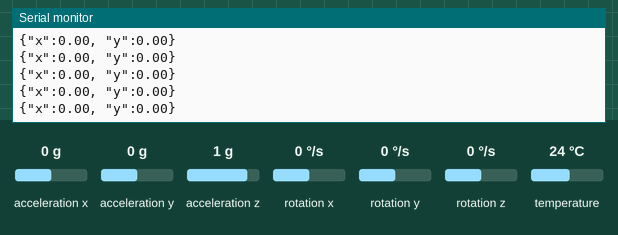
Simulated run of this sketch. Board: Arduino Uno, built with avr-gcc and run on an emulated ATmega328P. Shown: the last lines printed to the serial monitor. Inputs (shaded band) come from the test bench; at power-on: acceleration x 0 g, acceleration y 0 g, acceleration z 1 g, rotation x 0 °/s, rotation y 0 °/s, rotation z 0 °/s, temperature 24 °C.

Above: at 1.2 s.
1.3 s: acceleration x set to -1.4 g
At 1.8 s:
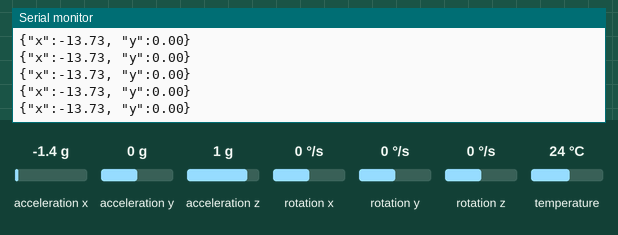
2.8 s: acceleration y set to -1.4 g
At 3.8 s:
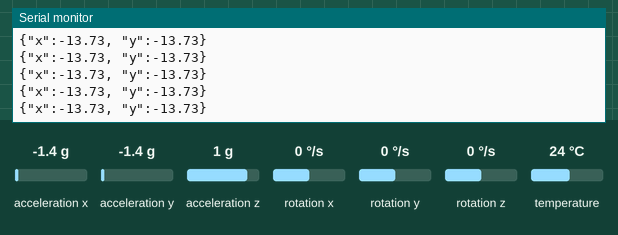
4.3 s: acceleration x set to -0.8 g
At 4.9 s:
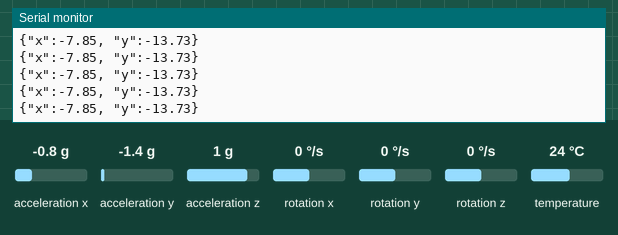
Timing chart, 0 to 7.3 s (numbered marks = the images above; inputs shaded):
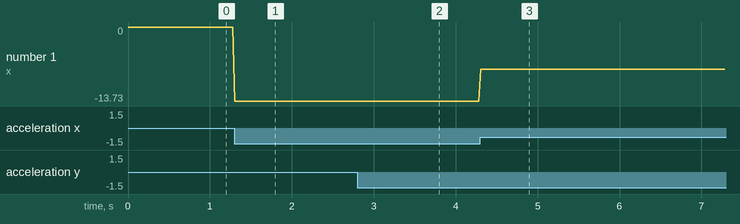

The sketch:

codigo_esp.ino
```cpp
#include <Adafruit_MPU6050.h>
#include <Adafruit_Sensor.h>
#include <Wire.h>

Adafruit_MPU6050 mpu;

void setup() {
  Serial.begin(115200);
  if (!mpu.begin()) {
    while (1) { delay(10); }
  }
}

void loop() {
  sensors_event_t a, g, temp;
  mpu.getEvent(&a, &g, &temp);

  // Enviando os dados via USB em formato JSON para facilitar a leitura no JS
  Serial.print("{\"x\":");
  Serial.print(a.acceleration.x);
  Serial.print(", \"y\":");
  Serial.print(a.acceleration.y);
  Serial.println("}");

  delay(20); // 50Hz de taxa de atualização
}
```

Measured:
- after the input at 1.3 s, the serial monitor: prints a new line at once (image 1)
- after the input at 2.8 s, the serial monitor: prints a new line at once (image 2)
- after the input at 4.3 s, the serial monitor: prints a new line at once (image 3)
- plotted number 1: 0 → -13.73 after the input at 1.3 s, -13.73 → -7.85 after the input at 4.3 s
